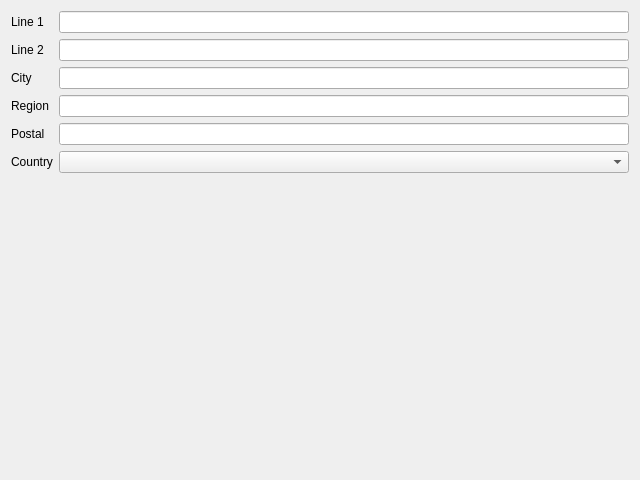
<?xml version="1.0" encoding="UTF-8"?>
<!-- SPDX-License-Identifier: MIT -->
<ui version="4.0">
 <class>AddressForm</class>
 <widget class="QDialog" name="AddressForm">
  <property name="geometry">
   <rect>
    <x>0</x>
    <y>0</y>
    <width>640</width>
    <height>480</height>
   </rect>
  </property>
  <property name="windowTitle">
   <string>Address</string>
  </property>
  <layout class="QFormLayout" name="formLayout">
   <item row="0" column="0">
    <widget class="QLabel" name="label_line1Edit">
     <property name="text">
      <string>Line 1</string>
     </property>
     <property name="buddy">
      <cstring>line1Edit</cstring>
     </property>
    </widget>
   </item>
   <item row="0" column="1">
    <widget class="QLineEdit" name="line1Edit"/>
   </item>
   <item row="1" column="0">
    <widget class="QLabel" name="label_line2Edit">
     <property name="text">
      <string>Line 2</string>
     </property>
     <property name="buddy">
      <cstring>line2Edit</cstring>
     </property>
    </widget>
   </item>
   <item row="1" column="1">
    <widget class="QLineEdit" name="line2Edit"/>
   </item>
   <item row="2" column="0">
    <widget class="QLabel" name="label_cityEdit">
     <property name="text">
      <string>City</string>
     </property>
     <property name="buddy">
      <cstring>cityEdit</cstring>
     </property>
    </widget>
   </item>
   <item row="2" column="1">
    <widget class="QLineEdit" name="cityEdit"/>
   </item>
   <item row="3" column="0">
    <widget class="QLabel" name="label_regionEdit">
     <property name="text">
      <string>Region</string>
     </property>
     <property name="buddy">
      <cstring>regionEdit</cstring>
     </property>
    </widget>
   </item>
   <item row="3" column="1">
    <widget class="QLineEdit" name="regionEdit"/>
   </item>
   <item row="4" column="0">
    <widget class="QLabel" name="label_postalEdit">
     <property name="text">
      <string>Postal</string>
     </property>
     <property name="buddy">
      <cstring>postalEdit</cstring>
     </property>
    </widget>
   </item>
   <item row="4" column="1">
    <widget class="QLineEdit" name="postalEdit"/>
   </item>
   <item row="5" column="0">
    <widget class="QLabel" name="label_countryCombo">
     <property name="text">
      <string>Country</string>
     </property>
     <property name="buddy">
      <cstring>countryCombo</cstring>
     </property>
    </widget>
   </item>
   <item row="5" column="1">
    <widget class="QComboBox" name="countryCombo"/>
   </item>
  </layout>
 </widget>
 <tabstops>
  <tabstop>line1Edit</tabstop>
  <tabstop>line2Edit</tabstop>
  <tabstop>cityEdit</tabstop>
  <tabstop>regionEdit</tabstop>
  <tabstop>postalEdit</tabstop>
  <tabstop>countryCombo</tabstop>
 </tabstops>
</ui>
